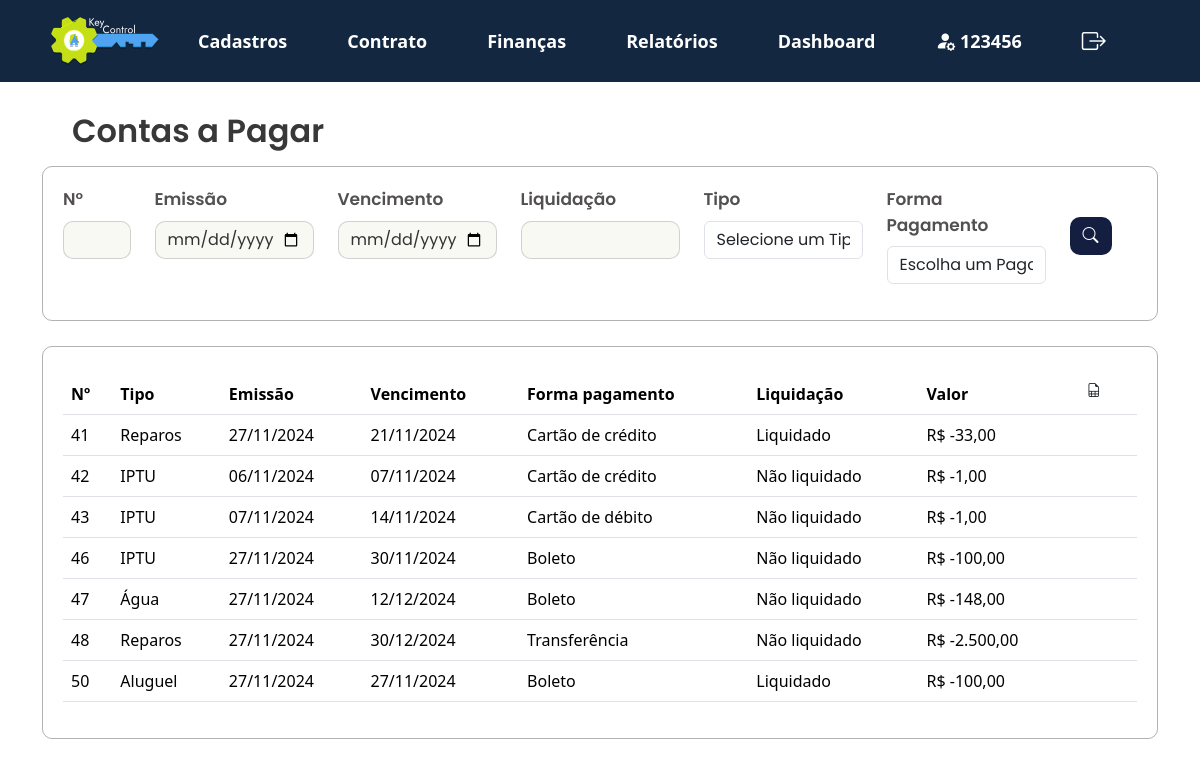
Screenshot of /KeyControl/projeto/views/relatorio_a_pagar.php (signed in) with the database file from the repository.
### tables this page shows
CREATE TABLE `lancamento_financeiro` (
  `id_lancamento` int(11) NOT NULL,
  `id_imobiliaria` varchar(20) DEFAULT NULL,
  `tipo_lancamento` varchar(20) DEFAULT NULL,
  `registro_imovel` varchar(50) DEFAULT NULL,
  `data_emissao` date DEFAULT NULL,
  `data_vencimento` date DEFAULT NULL,
  `valor_total` int(11) DEFAULT NULL,
  `forma_pagamento` varchar(20) DEFAULT NULL,
  `observacoes` varchar(255) DEFAULT NULL,
  `data_vigencia` date DEFAULT NULL,
  `meses_caucao` int(11) DEFAULT NULL,
  `liquidado` varchar(15) DEFAULT 'Não liquidado'
);

### KeyControl/projeto/app/controllers/filtro_lancamento_pagar.php (called while the page is built, shortened)
<?php
include '../app/controllers/db_conexao.php';
function buildQuery($id_lancamento, $tipo_lancamento, $registro_imovel, $data_emissao, $data_vencimento, $valor_total, $forma_pagamento, $data_vigencia, $liquidado) {
    $sql = "SELECT * FROM lancamento_financeiro WHERE valor_total LIKE '-%'";
        $params = [];
        return[$sql, $params];
    }
    $id_lancamento = $_POST['id_lancamento'] ?? '';
    $tipo_lancamento = $_POST['tipo_lancamento'] ?? '';
    $registro_imovel = $_POST['registro_imovel'] ?? '';
    $data_emissao = $_POST['data_emissao'] ?? '';
    $data_vencimento = $_POST['data_vencimento'] ?? '';
    $valor_total = $_POST['valor_total'] ?? '';
    $forma_pagamento = $_POST['forma_pagamento'] ?? '';
    $data_vigencia = $_POST['data_vigencia'] ?? '';
    $liquidado = $_POST['liquidado'] ?? '';
    list($sql, $params) = buildQuery($id_lancamento, $tipo_lancamento, $registro_imovel, $data_emissao, $data_vencimento, $valor_total, $forma_pagamento, $data_vigencia, $liquidado);
    if (isset($pdo) && $pdo) {
        try {
            $stmt = $pdo->prepare($sql);
            $stmt->execute($params);
            $result = $stmt->fetchAll(PDO::FETCH_ASSOC);
        } catch (Exception $e) {
            echo "Erro na execução da consulta: " . htmlspecialchars($e->getMessage());
        }
    } else {
        echo "Erro na conexão com o banco de dados.";
    }
?>

### KeyControl/projeto/views/relatorio_a_pagar.php (the view, shortened to what this page needs)
<?php
include_once '../app/controllers/filtro_lancamento_pagar.php';
?>
<!DOCTYPE html>
<html lang="pt-br">
<head>
    <link href="https://cdn.jsdelivr.net/npm/bootstrap@5.3.3/dist/css/bootstrap.min.css" rel="stylesheet">
    <link rel="stylesheet" href="../public/assets/js/menu.js">
    <link rel="stylesheet" href="https://cdn.jsdelivr.net/npm/bootstrap-icons@1.10.5/font/bootstrap-icons.css">
    <link rel="stylesheet" type="text/css" href="../public/assets/css/style2.css">
</head>
<body>
    <?php include 'navbar.php'; ?>
    <section id="lancamentos">
        <div class="container">
            <div class="d-flex justify-content-between align-items-center mb-3">
                <h2 class="mb-0">Contas a Pagar</h2>
            </div>
            <form method="POST" action="">
                <div class="filtros-container">
                    <div class="row g-12">
                        <div class="col-md-1">
                            <label for="id_lancamento" class="form-label">N°</label>
                            <input type="text" id="id_lancamento" class="form-control" name="id_lancamento"
                                value="<?= htmlspecialchars($_POST['id_lancamento'] ?? '') ?>">
                        </div>
                        <div class="col-md-2">
                            <label for="data_emissao" class="form-label">Emissão</label>
                            <input type="date" id="data_emissao" class="form-control" name="data_emissao"
                                value="<?= htmlspecialchars($_POST['data_emissao'] ?? '') ?>">
                        </div>
                        <div class="col-md-2">
                            <label for="data_vencimento" class="form-label">Vencimento</label>
                            <input type="date" id="data_vencimento" class="form-control" name="data_vencimento"
                                value="<?= htmlspecialchars($_POST['data_vencimento'] ?? '') ?>">
                        </div>
                        <div class="col-md-2">
                            <label for="liquidacao" class="form-label">Liquidação</label>
                            <input type="text" id="liquidacao" class="form-control" name="liquidacao"
                                value="<?= htmlspecialchars($_POST['liquidacao'] ?? '') ?>">
                        </div>
                        <div class="col-md-2">
                            <label for="tipo_lancamento" class="mb-2">Tipo</label>
                            <div class="position-relative">
                                <select class="form-control" name="tipo_lancamento" id="tipo_lancamento"
                                    onchange="checkSelection('tipo_lancamento')">
                                    <option value="" disabled <?= !isset($_POST['tipo_lancamento']) ? 'selected' : '' ?>>
                                        Selecione
                                        um Tipo</option>
                                </select>
                            </div>
                        </div>
                        <div class="col-sm-2">
                            <label for="forma_pagamento" class="mb-2">Forma Pagamento</label>
                            <div class="position-relative">
                                <select class="form-control mb-3" name="forma_pagamento" id="forma_pagamento"
                                    onchange="checkSelection('forma_pagamento')">
                                    <option value="" disabled <?= !isset($_POST['forma_pagamento']) ? 'selected' : '' ?>>
                                        Escolha um Pagamento</option>
                                </select>
                            </div>
                        </div>
                        <div class="col-md-1">
                            <button class="btn btn-buscar" type="submit">
                                <i class="bi bi-search"></i>
                            </button>
                        </div>
                    </div>
                </div>
            </form>
            <div class="card_relatório">
                <table class="table table-hover">
                    <thead>
                        <tr>
                            <th>Nº</th>
                            <th>Tipo</th>
                            <th>Emissão</th>
                            <th>Vencimento</th>
                            <th>Forma pagamento</th>
                            <th>Liquidação</th>
                            <th>Valor</th>
                            <th>
                                <form method="POST" action="../../projeto/reports/excel_cliente.php">
                                    <button class="btn btn-sm" type="submit" name="exportar" value="1">
                                    <i class="bi bi-file-earmark-spreadsheet"></i>
                                    </button>
                                </form>
                            </th>
                        </tr>
                    </thead>
                    <tbody>
                        <?php
                        if (isset($result) && count($result) > 0) {
                            foreach ($result as $row) {
                            $valor = $row['valor_total'] ?? '-';
                            $formatted_valor = ($valor !== '-') ? 'R$ ' . number_format($valor, 2, ',', '.') : '-';
                                echo "<tr>
                             <td>" . htmlspecialchars($row['id_lancamento'] ?? '-') . "</td>
                             <td>" . htmlspecialchars($row['tipo_lancamento'] ?? '-') . "</td>
                             <td>" . htmlspecialchars(date("d/m/Y", strtotime($row['data_emissao'] ?? ''))) . "</td>
                             <td>" . htmlspecialchars(date("d/m/Y", strtotime($row['data_vencimento'] ?? ''))) . "</td>
                             <td>" . htmlspecialchars($row['forma_pagamento'] ?? '-') . "</td>
                             <td>" . htmlspecialchars($row['liquidado'] ?? '-') . "</td>
                             <td>" . $formatted_valor . "</td>
                             <td>
                             </td>
                         </tr>";
                            }
                        } else {
                            echo "<tr><td colspan='9'>Nenhum registro encontrado</td></tr>";
                        }
                        ?>
                    </tbody>
                </table>
            </div>
    </section>
</body>
</html>

### KeyControl/projeto/public/assets/css/style2.css (style rules this page uses)
h2 { font-family: "Poppins", sans-serif; font-weight: 600; font-style: normal; color: #383838; margin: 30px; }
.container h2 { position: relative; z-index: 1; }
form { font-family: "Poppins", sans-serif; font-style: normal; font-weight: 600; font-size: 17px; color: rgb(82, 80, 80); }
input.form-control { background-color: #F7F9F2; color: #333; border: 0px; }
h2.mb-0 { margin-block: auto; }
.filtros-container input.form-control { border: 1px solid #3838383b; border-radius: 10px; }
.filtros-container { width: auto; height: auto; border: 1px solid #38383862; border-radius: 10px; padding: 20px; display: flex; }
.filtros-container .btn-buscar { margin-top: 30px; }
.btn-buscar { background-color: #131E41; color: white; border-radius: 10px; }
.card_relatório { width: auto; height: auto; border: 1px solid #38383862; border-radius: 10px; margin-top: 25px; margin-bottom: 20px; padding: 20px; }

### rows the page displays
lancamento_financeiro: id_lancamento "41", tipo_lancamento "Reparos", data_emissao "27/11/2024", data_vencimento "21/11/2024", forma_pagamento "Cartão de crédito", liquidado "Liquidado", valor_total "R$ -33,00"
lancamento_financeiro: id_lancamento "42", tipo_lancamento "IPTU", data_emissao "06/11/2024", data_vencimento "07/11/2024", forma_pagamento "Cartão de crédito", liquidado "Não liquidado", valor_total "R$ -1,00"
lancamento_financeiro: id_lancamento "43", tipo_lancamento "IPTU", data_emissao "07/11/2024", data_vencimento "14/11/2024", forma_pagamento "Cartão de débito", liquidado "Não liquidado", valor_total "R$ -1,00"
lancamento_financeiro: id_lancamento "46", tipo_lancamento "IPTU", data_emissao "27/11/2024", data_vencimento "30/11/2024", forma_pagamento "Boleto", liquidado "Não liquidado", valor_total "R$ -100,00"
lancamento_financeiro: id_lancamento "47", tipo_lancamento "Água", data_emissao "27/11/2024", data_vencimento "12/12/2024", forma_pagamento "Boleto", liquidado "Não liquidado", valor_total "R$ -148,00"
lancamento_financeiro: id_lancamento "48", tipo_lancamento "Reparos", data_emissao "27/11/2024", data_vencimento "30/12/2024", forma_pagamento "Transferência", liquidado "Não liquidado", valor_total "R$ -2.500,00"
lancamento_financeiro: id_lancamento "50", tipo_lancamento "Aluguel", data_emissao "27/11/2024", data_vencimento "27/11/2024", forma_pagamento "Boleto", liquidado "Liquidado", valor_total "R$ -100,00"

### other values shown
$first_name "123456"
